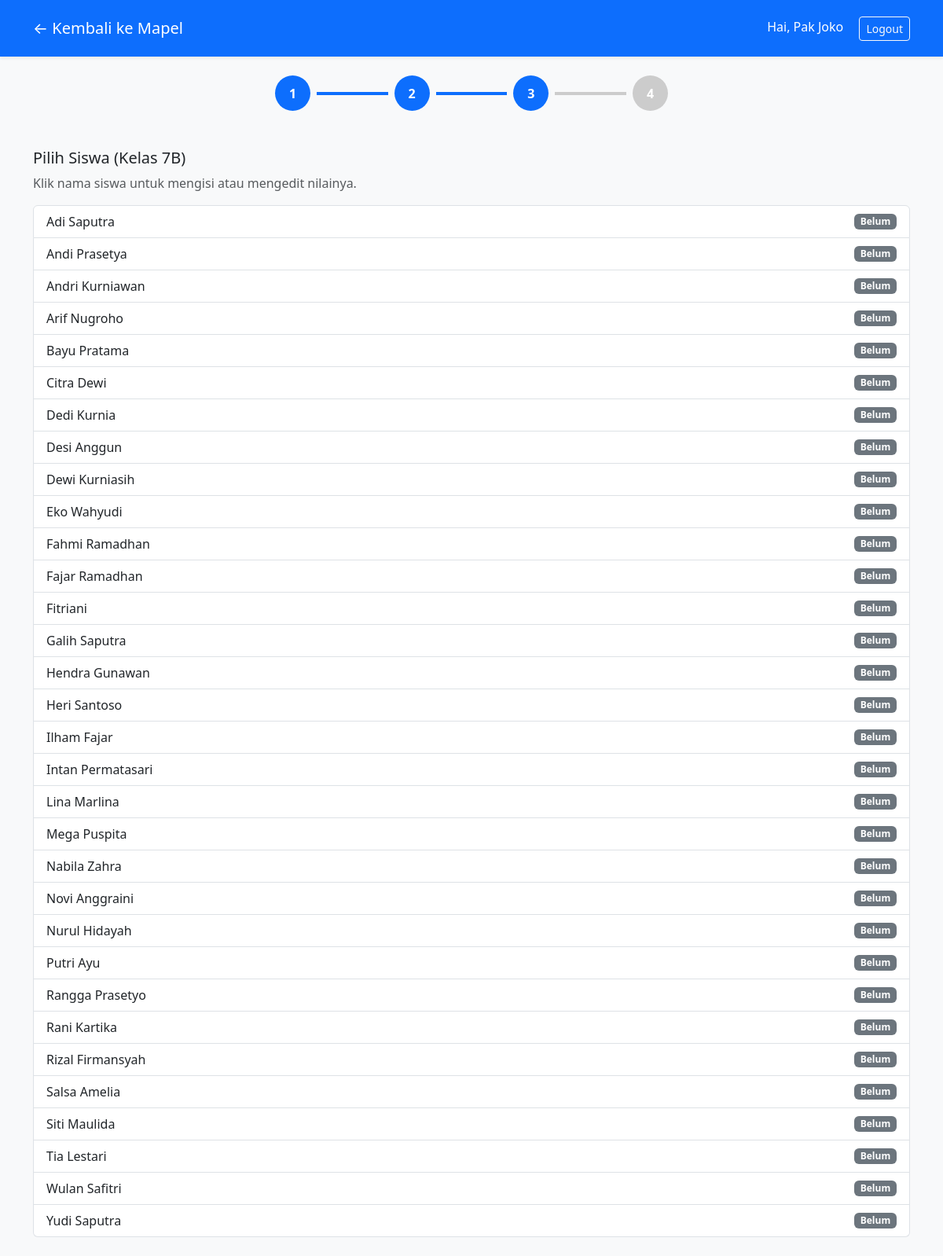
Screenshot of /progressive-disclosure.page.gd/htdocs/students.php?class_id=5 (signed in) with the database file from the repository.
### tables this page shows
CREATE TABLE `classes` (
  `id` int(11) NOT NULL,
  `name` varchar(50) NOT NULL,
  `teacher_id` int(11) DEFAULT NULL
);

CREATE TABLE `students` (
  `id` int(11) NOT NULL,
  `name` varchar(100) NOT NULL,
  `class_id` int(11) DEFAULT NULL
);

### progressive-disclosure.page.gd/htdocs/students.php (the view, shortened to what this page needs)
<?php
require 'config.php';
$class_id = intval($_GET['class_id'] ?? 0);
$mapel_id = intval($_GET['mapel_id'] ?? 0);
$stmt = $pdo->prepare("SELECT * FROM classes WHERE id = ? AND teacher_id = ?");
$stmt->execute([$class_id, $_SESSION['teacher_id']]);
$class = $stmt->fetch(PDO::FETCH_ASSOC);
$stmt = $pdo->prepare("SELECT * FROM students WHERE class_id = ? ORDER BY name ASC");
$stmt->execute([$class_id]);
$students = $stmt->fetchAll(PDO::FETCH_ASSOC);
?>
<!doctype html>
<html>
<head>
  <link href="https://cdn.jsdelivr.net/npm/bootstrap@5.3.0/dist/css/bootstrap.min.css" rel="stylesheet">
</head>
<body class="bg-light">
<nav class="navbar navbar-dark bg-primary shadow-sm py-3">
  <div class="container">
    <a href="mapel.php?class_id=<?=$class_id?> &mapel_id=<?= $mapel_id ?>" class="navbar-brand">← Kembali ke Mapel</a>
    <div>
      <span class="me-3 text-white">Hai, <?=htmlspecialchars($_SESSION['teacher_name'])?></span>
      <a href="logout.php" class="btn btn-outline-light btn-sm">Logout</a>
    </div>
  </div>
</nav>
<div class="container py-4">
  <div class="d-flex justify-content-center align-items-center" style="max-width:500px;margin:auto;">
    <a href="index.php" style="text-decoration: none;">
  <div class="rounded-circle d-flex justify-content-center align-items-center"
       style="width:45px;height:45px;background-color:#0d6efd;color:#fff;font-weight:600;">
    1
  </div>
</a>
    <div class="mx-2 flex-fill" style="height:4px;background-color:#0d6efd;"></div>
     <a href="mapel.php?class_id=<?=$class_id?> &mapel_id=<?= $mapel_id ?> style="text-decoration: none;">
  <div class="rounded-circle d-flex justify-content-center align-items-center"
       style="width:45px;height:45px;background-color:#0d6efd;color:#fff;font-weight:600;">
    2
  </div>
</a>
    <div class="mx-2 flex-fill" style="height:4px;background-color:#0d6efd;"></div>
    <div class="rounded-circle d-flex justify-content-center align-items-center"
        style="width:45px;height:45px;background-color:#0d6efd;color:#fff;font-weight:600;">
      3
    </div>
    <div class="mx-2 flex-fill" style="height:4px;background-color:#ccc;"></div>
    <div class="rounded-circle d-flex justify-content-center align-items-center text-white fw-bold"
        style="width:45px;height:45px;background-color:#ccc">
      4
    </div>
  </div>
</div>
<div class="container py-4">
  <h5>Pilih Siswa (Kelas <?=$class['name']?>)</h5>
  <p class="text-muted">Klik nama siswa untuk mengisi atau mengedit nilainya.</p>
  <div class="list-group">
    <?php foreach($students as $s): ?>
      <a href="score.php?student_id=<?=$s['id']?>&class_id=<?=$class_id?>&mapel_id=<?=$mapel_id?>" class="list-group-item list-group-item-action d-flex justify-content-between align-items-center">
        <?=htmlspecialchars($s['name'])?>
        <?php
        $st = $pdo->prepare("SELECT id FROM scores WHERE student_id = ? AND mapel_id = ?");
        $st->execute([$s['id'], $mapel_id]);
        if ($st->fetch()) {
            echo '<span class="badge bg-success">Sudah Ada</span>';
        } else {
            echo '<span class="badge bg-secondary">Belum</span>';
        }
        ?>
      </a>
    <?php endforeach; ?>
  </div>
</div>
</body>
</html>

### rows the page displays
classes: name "7B"
students: name "Adi Saputra"
students: name "Andi Prasetya"
students: name "Andri Kurniawan"
students: name "Arif Nugroho"
students: name "Bayu Pratama"
students: name "Citra Dewi"
students: name "Dedi Kurnia"
students: name "Desi Anggun"
students: name "Dewi Kurniasih"
students: name "Eko Wahyudi"
students: name "Fahmi Ramadhan"
students: name "Fajar Ramadhan"
students: name "Fitriani"
students: name "Galih Saputra"
students: name "Hendra Gunawan"
students: name "Heri Santoso"
students: name "Ilham Fajar"
students: name "Intan Permatasari"
students: name "Lina Marlina"
students: name "Mega Puspita"
students: name "Nabila Zahra"
students: name "Novi Anggraini"
students: name "Nurul Hidayah"
students: name "Putri Ayu"
students: name "Rangga Prasetyo"
students: name "Rani Kartika"
students: name "Rizal Firmansyah"
students: name "Salsa Amelia"
students: name "Siti Maulida"
students: name "Tia Lestari"
students: name "Wulan Safitri"
students: name "Yudi Saputra"

### other values shown
$_SESSION['teacher_name'] "Pak Joko"
